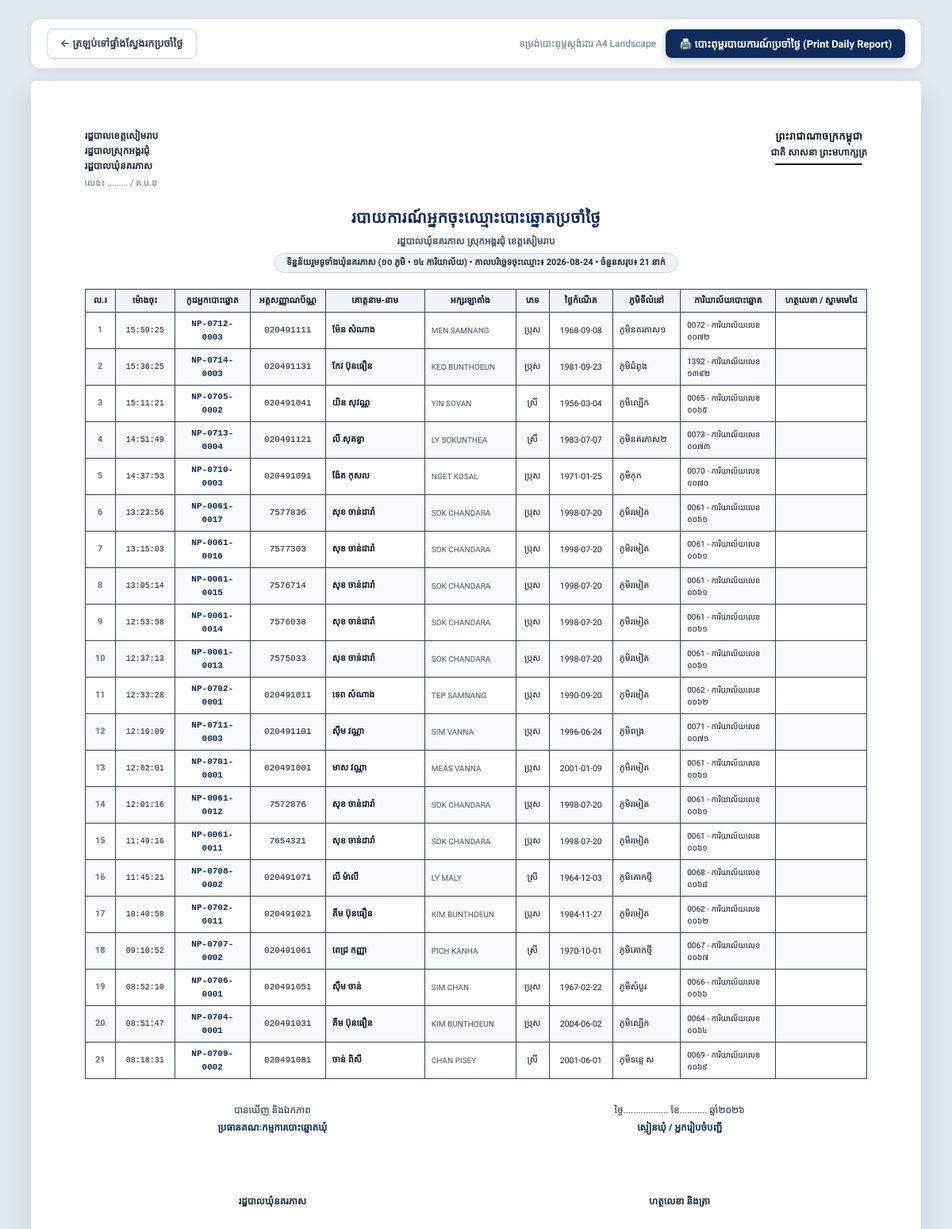
/reports/daily/print?date=2026-08-24 (signed in), run on an earlier commit of the app's database.
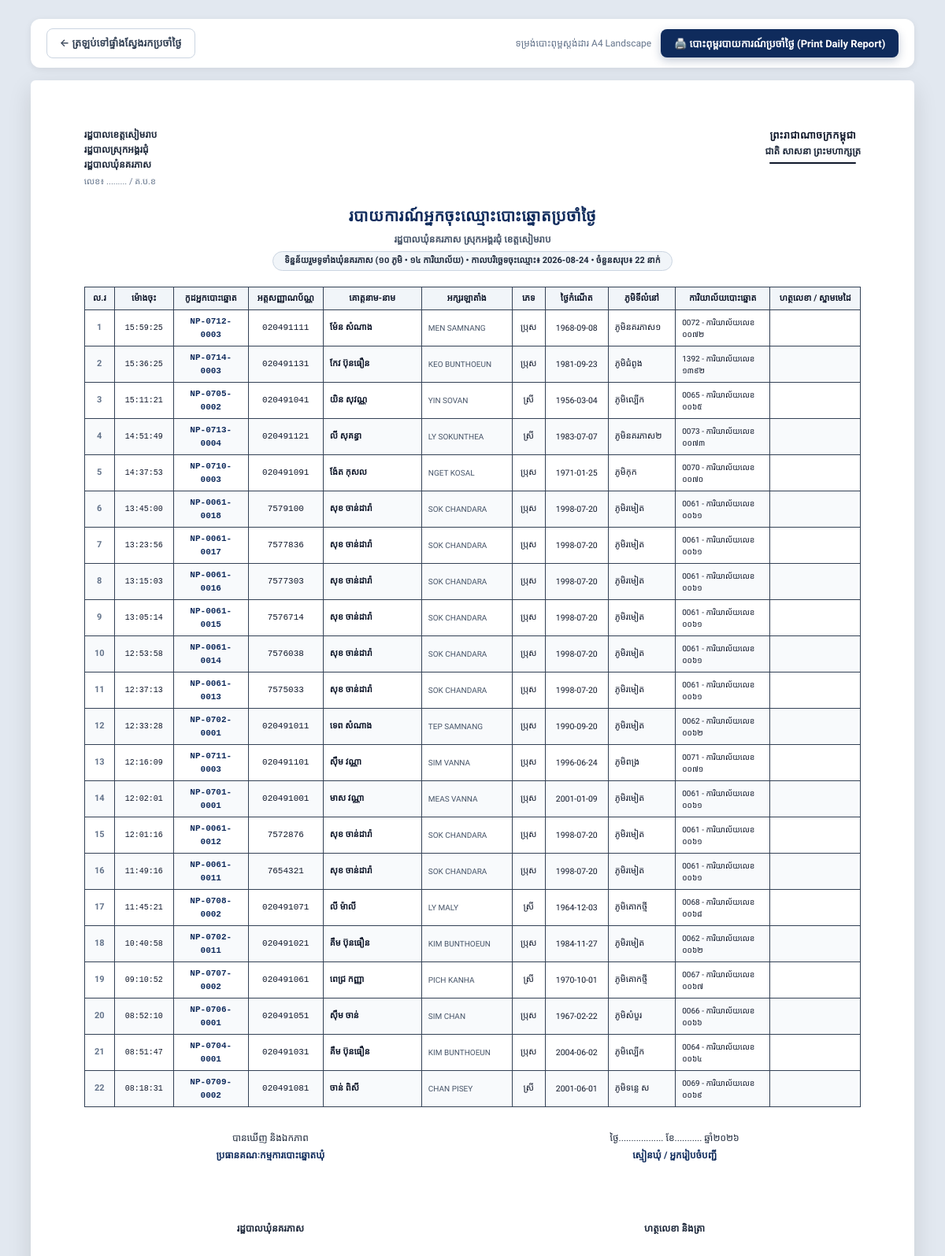
And on a later commit of the database.
### app/models.py (models this page shows, shortened)
class Voter(Base):
    __tablename__ = "voters"
    id = Column(Integer, primary_key=True, index=True)
    voter_code = Column(String(50), unique=True, index=True, nullable=False) # e.g. NP-0701-0001
    list_no = Column(Integer, nullable=False)                                # 1, 2, 3 in station
    national_id = Column(String(50), unique=True, index=True, nullable=False) # 9 or 10 digit Khmer ID card
    name_kh = Column(String(100), nullable=False)                            # ឈ្មោះខ្មែរ (e.g. ស៊ឹម ចាន់ថន)
    name_en = Column(String(100), nullable=False)                            # ឈ្មោះឡាតាំង (e.g. SIM CHANTHORN)
    gender = Column(String(20), nullable=False)                              # ប្រុស / ស្រី
    dob = Column(String(50), nullable=False)                                 # 1990-04-15 or 1990
    address = Column(String(255), nullable=True)                             # ក្រុមទី...
    village_id = Column(Integer, ForeignKey("villages.id"), nullable=False)
    station_id = Column(Integer, ForeignKey("polling_stations.id"), nullable=False)
    status = Column(String(30), default="active")                            # active, moved, deceased, suspended
    photo_url = Column(String(255), nullable=True)                          # Profile photo path
    has_voted = Column(Boolean, default=False)
    voted_at = Column(DateTime, nullable=True)
    voted_by_user_id = Column(Integer, ForeignKey("users.id"), nullable=True)
    notes = Column(Text, nullable=True)
    created_at = Column(DateTime, default=datetime.datetime.utcnow)
    updated_at = Column(DateTime, default=datetime.datetime.utcnow, onupdate=datetime.datetime.utcnow)
    village = relationship("Village", back_populates="voters")
    station = relationship("PollingStation", back_populates="voters")
    voted_by_user = relationship("User", foreign_keys=[voted_by_user_id])

class Village(Base):
    __tablename__ = "villages"
    id = Column(Integer, primary_key=True, index=True)
    code = Column(String(20), unique=True, index=True, nullable=False) # e.g. V01 to V10
    name_kh = Column(String(100), nullable=False)                     # e.g. ភូមិរមៀត
    name_en = Column(String(100), nullable=False)                     # e.g. Romiet Village
    chief_name = Column(String(100), nullable=True)                  # e.g. លោក ឈុន វុទ្ធី
    chief_phone = Column(String(50), nullable=True)                  # e.g. 012 345 678
    total_households = Column(Integer, default=0)
    created_at = Column(DateTime, default=datetime.datetime.utcnow)
    stations = relationship("PollingStation", back_populates="village")
    voters = relationship("Voter", back_populates="village")
    users = relationship("User", back_populates="village")

class PollingStation(Base):
    __tablename__ = "polling_stations"
    id = Column(Integer, primary_key=True, index=True)
    code = Column(String(20), unique=True, index=True, nullable=False) # e.g. 0701 to 0714
    name = Column(String(150), nullable=False)                         # e.g. ការិយាល័យលេខ ០៧០១
    location = Column(String(200), nullable=False)                     # e.g. សាលាបឋមសិក្សារមៀត (បន្ទប់ទី១)
    capacity = Column(Integer, default=600)                            # Maximum capacity
    village_id = Column(Integer, ForeignKey("villages.id"), nullable=True)
    officer_name = Column(String(100), nullable=True)                  # Head of polling station
    officer_phone = Column(String(50), nullable=True)
    created_at = Column(DateTime, default=datetime.datetime.utcnow)
    village = relationship("Village", back_populates="stations")
    voters = relationship("Voter", back_populates="station")
    users = relationship("User", back_populates="station")

### app/routes/report_routes.py (the view)
@router.get("/reports/daily/print", response_class=HTMLResponse)
def print_daily_registrations(
    request: Request,
    date: str = Query(..., description="Date YYYY-MM-DD"),
    village_id: str = Query("", description="Village ID"),
    station_id: str = Query("", description="Station ID"),
    db: Session = Depends(get_db)
):
    current_user = get_current_user_optional(request, db)
    if not current_user:
        return RedirectResponse(url="/login", status_code=302)
    query = db.query(Voter).filter(func.date(Voter.created_at) == date)
    village = None
    station = None
    if village_id and village_id.isdigit():
        village = db.query(Village).filter(Village.id == int(village_id)).first()
        if village:
            query = query.filter(Voter.village_id == int(village_id))
    if station_id and station_id.isdigit():
        station = db.query(PollingStation).filter(PollingStation.id == int(station_id)).first()
        if station:
            query = query.filter(Voter.station_id == int(station_id))
    voters = query.order_by(Voter.created_at.desc(), Voter.list_no.asc()).all()
    return templates.TemplateResponse(request=request, name="reports/daily_print.html", context={
        "current_user": current_user,
        "selected_date": date,
        "voters": voters,
        "village": village,
        "station": station,
        "now": datetime.datetime.now()
    })

### app/templates/reports/daily_print.html (shortened to what the changed rows need)
<!DOCTYPE html>
<html lang="km">
<head>
    <link rel="stylesheet" href="/static/css/style.css?v=4.0">
    <link rel="stylesheet" href="/static/css/print.css?v=4.0" media="print">
</head>
<body>
    <div class="sheet">
        <div class="doc-title-block">
            <h1 class="doc-title">របាយការណ៍អ្នកចុះឈ្មោះបោះឆ្នោតប្រចាំថ្ងៃ</h1>
            <div class="doc-badge-info">
                {% if station %}
                    {{ station.name }} (កូដ៖ {{ station.code }})
                {% elif village %}
                    ភូមិ {{ village.name_kh }} (កូដ៖ {{ village.code }})
                {% else %}
                    ទិន្នន័យរួមទូទាំងឃុំនគរភាស (១០ ភូមិ • ១៤ ការិយាល័យ)
                {% endif %}
                • <strong>កាលបរិច្ឆេទចុះឈ្មោះ៖ {{ selected_date }}</strong> • ចំនួនសរុប៖ <strong>{{ voters|length }} នាក់</strong>
            </div>
        </div>
        <table class="official-table">
            <thead>
                <tr>
                    <th style="width: 38px;">ល.រ</th>
                    <th style="width: 75px;">ម៉ោងចុះ</th>
                    <th style="width: 95px;">កូដអ្នកបោះឆ្នោត</th>
                    <th style="width: 95px;">អត្តសញ្ញាណប័ណ្ណ</th>
                    <th style="width: 125px;">គោត្តនាម-នាម</th>
                    <th style="width: 115px;">អក្សរឡាតាំង</th>
                    <th style="width: 42px;">ភេទ</th>
                    <th style="width: 80px;">ថ្ងៃកំណើត</th>
                    <th>ភូមិទីលំនៅ</th>
                    <th style="width: 120px;">ការិយាល័យបោះឆ្នោត</th>
                    <th style="width: 115px;">ហត្ថលេខា / ស្នាមមេដៃ</th>
                </tr>
            </thead>
            <tbody>
                {% if voters %}
                    {% for v in voters %}
                    <tr>
                        <td style="text-align: center; font-weight: bold; color: #64748b;">{{ loop.index }}</td>
                        <td style="font-family: monospace; text-align: center; font-size: 10px;">{{ v.created_at.strftime('%H:%M:%S') if v.created_at else '' }}</td>
                        <td style="font-family: monospace; font-weight: bold; text-align: center; color: #0f2b5c;">{{ v.voter_code }}</td>
                        <td style="font-family: monospace; text-align: center;">{{ v.national_id }}</td>
                        <td style="font-weight: bold; color: #0f172a;">{{ v.name_kh }}</td>
                        <td style="text-transform: uppercase; font-size: 10px; color: #475569;">{{ v.name_en }}</td>
                        <td style="text-align: center;">{{ v.gender }}</td>
                        <td style="text-align: center; font-size: 10.5px;">{{ v.dob }}</td>
                        <td>{{ v.village.name_kh if v.village else '' }}</td>
                        <td style="font-size: 10px;">{{ v.station.code if v.station else '' }} - {{ v.station.name if v.station else '' }}</td>
                        <td></td>
                    </tr>
                    {% endfor %}
                {% else %}
                    <tr>
                        <td colspan="11" style="text-align: center; padding: 25px; color: #64748b;">
                            មិនមានទិន្នន័យអ្នកចុះឈ្មោះក្នុងថ្ងៃទី {{ selected_date }} នេះឡើយ
                        </td>
                    </tr>
                {% endif %}
            </tbody>
        </table>
    </div>
</body>
</html>

What changed in the data, as far as the page shows it:
added Voter: created_at "13:45:00", voter_code "NP-0061-0018", national_id "7579100", name_kh "សុខ ចាន់ដារ៉ា", name_en "SOK CHANDARA", gender "ប្រុស", dob "1998-07-20", village "ភូមិរមៀត", station "0061", station "ការិយាល័យលេខ ០០៦១"
Also different on the page:
{{ voters|length }}: "21" → "22"
